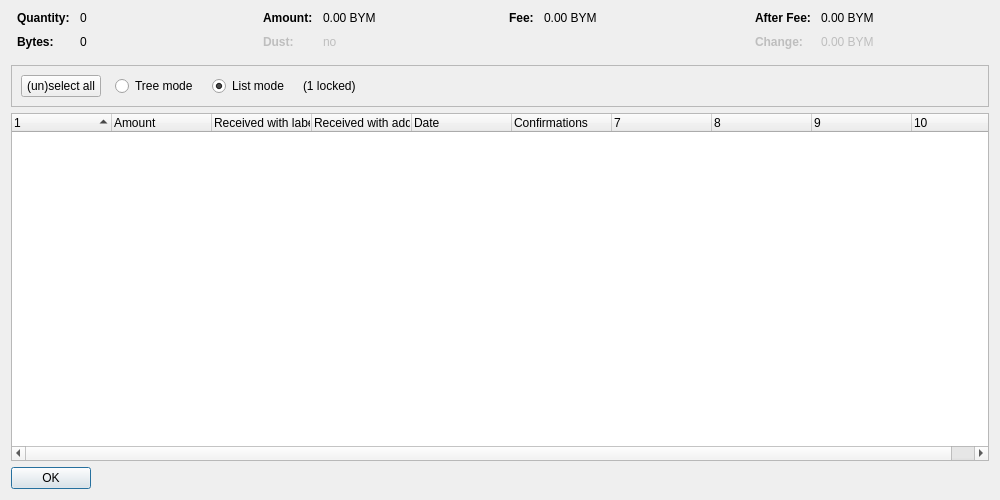
<?xml version="1.0" encoding="UTF-8"?>
<ui version="4.0">
 <class>CoinControlDialog</class>
 <widget class="QDialog" name="CoinControlDialog">
  <property name="geometry">
   <rect>
    <x>0</x>
    <y>0</y>
    <width>1000</width>
    <height>500</height>
   </rect>
  </property>
  <property name="windowTitle">
   <string>Coin Selection</string>
  </property>
  <layout class="QVBoxLayout" name="verticalLayout">
   <item>
    <layout class="QHBoxLayout" name="horizontalLayoutTop" stretch="0,0,0,0">
     <property name="topMargin">
      <number>0</number>
     </property>
     <property name="bottomMargin">
      <number>10</number>
     </property>
     <item>
      <layout class="QFormLayout" name="formLayoutCoinControl1">
       <property name="horizontalSpacing">
        <number>10</number>
       </property>
       <property name="verticalSpacing">
        <number>10</number>
       </property>
       <property name="leftMargin">
        <number>6</number>
       </property>
       <property name="rightMargin">
        <number>6</number>
       </property>
       <item row="0" column="0">
        <widget class="QLabel" name="labelCoinControlQuantityText">
         <property name="font">
          <font>
           <weight>75</weight>
           <bold>true</bold>
          </font>
         </property>
         <property name="text">
          <string>Quantity:</string>
         </property>
        </widget>
       </item>
       <item row="0" column="1">
        <widget class="QLabel" name="labelCoinControlQuantity">
         <property name="cursor">
          <cursorShape>IBeamCursor</cursorShape>
         </property>
         <property name="contextMenuPolicy">
          <enum>Qt::ActionsContextMenu</enum>
         </property>
         <property name="text">
          <string notr="true">0</string>
         </property>
         <property name="textInteractionFlags">
          <set>Qt::LinksAccessibleByMouse|Qt::TextSelectableByKeyboard|Qt::TextSelectableByMouse</set>
         </property>
        </widget>
       </item>
       <item row="1" column="0">
        <widget class="QLabel" name="labelCoinControlBytesText">
         <property name="font">
          <font>
           <weight>75</weight>
           <bold>true</bold>
          </font>
         </property>
         <property name="text">
          <string>Bytes:</string>
         </property>
        </widget>
       </item>
       <item row="1" column="1">
        <widget class="QLabel" name="labelCoinControlBytes">
         <property name="cursor">
          <cursorShape>IBeamCursor</cursorShape>
         </property>
         <property name="contextMenuPolicy">
          <enum>Qt::ActionsContextMenu</enum>
         </property>
         <property name="text">
          <string notr="true">0</string>
         </property>
         <property name="textInteractionFlags">
          <set>Qt::LinksAccessibleByMouse|Qt::TextSelectableByKeyboard|Qt::TextSelectableByMouse</set>
         </property>
        </widget>
       </item>
      </layout>
     </item>
     <item>
      <layout class="QFormLayout" name="formLayoutCoinControl2">
       <property name="horizontalSpacing">
        <number>10</number>
       </property>
       <property name="verticalSpacing">
        <number>10</number>
       </property>
       <property name="leftMargin">
        <number>6</number>
       </property>
       <property name="rightMargin">
        <number>6</number>
       </property>
       <item row="0" column="0">
        <widget class="QLabel" name="labelCoinControlAmountText">
         <property name="font">
          <font>
           <weight>75</weight>
           <bold>true</bold>
          </font>
         </property>
         <property name="text">
          <string>Amount:</string>
         </property>
        </widget>
       </item>
       <item row="0" column="1">
        <widget class="QLabel" name="labelCoinControlAmount">
         <property name="cursor">
          <cursorShape>IBeamCursor</cursorShape>
         </property>
         <property name="contextMenuPolicy">
          <enum>Qt::ActionsContextMenu</enum>
         </property>
         <property name="text">
          <string notr="true">0.00 BYM</string>
         </property>
         <property name="textInteractionFlags">
          <set>Qt::LinksAccessibleByMouse|Qt::TextSelectableByKeyboard|Qt::TextSelectableByMouse</set>
         </property>
        </widget>
       </item>
       <item row="1" column="0">
        <widget class="QLabel" name="labelCoinControlLowOutputText">
         <property name="enabled">
          <bool>false</bool>
         </property>
         <property name="font">
          <font>
           <weight>75</weight>
           <bold>true</bold>
          </font>
         </property>
         <property name="text">
          <string>Dust:</string>
         </property>
        </widget>
       </item>
       <item row="1" column="1">
        <widget class="QLabel" name="labelCoinControlLowOutput">
         <property name="enabled">
          <bool>false</bool>
         </property>
         <property name="cursor">
          <cursorShape>IBeamCursor</cursorShape>
         </property>
         <property name="contextMenuPolicy">
          <enum>Qt::ActionsContextMenu</enum>
         </property>
         <property name="text">
          <string notr="true">no</string>
         </property>
         <property name="textInteractionFlags">
          <set>Qt::LinksAccessibleByMouse|Qt::TextSelectableByKeyboard|Qt::TextSelectableByMouse</set>
         </property>
        </widget>
       </item>
      </layout>
     </item>
     <item>
      <layout class="QFormLayout" name="formLayoutCoinControl3">
       <property name="horizontalSpacing">
        <number>10</number>
       </property>
       <property name="verticalSpacing">
        <number>10</number>
       </property>
       <property name="leftMargin">
        <number>6</number>
       </property>
       <property name="rightMargin">
        <number>6</number>
       </property>
       <item row="0" column="0">
        <widget class="QLabel" name="labelCoinControlFeeText">
         <property name="font">
          <font>
           <weight>75</weight>
           <bold>true</bold>
          </font>
         </property>
         <property name="text">
          <string>Fee:</string>
         </property>
        </widget>
       </item>
       <item row="0" column="1">
        <widget class="QLabel" name="labelCoinControlFee">
         <property name="cursor">
          <cursorShape>IBeamCursor</cursorShape>
         </property>
         <property name="contextMenuPolicy">
          <enum>Qt::ActionsContextMenu</enum>
         </property>
         <property name="text">
          <string notr="true">0.00 BYM</string>
         </property>
         <property name="textInteractionFlags">
          <set>Qt::LinksAccessibleByMouse|Qt::TextSelectableByKeyboard|Qt::TextSelectableByMouse</set>
         </property>
        </widget>
       </item>
      </layout>
     </item>
     <item>
      <layout class="QFormLayout" name="formLayoutCoinControl4">
       <property name="horizontalSpacing">
        <number>10</number>
       </property>
       <property name="verticalSpacing">
        <number>10</number>
       </property>
       <property name="leftMargin">
        <number>6</number>
       </property>
       <property name="rightMargin">
        <number>6</number>
       </property>
       <item row="0" column="0">
        <widget class="QLabel" name="labelCoinControlAfterFeeText">
         <property name="font">
          <font>
           <weight>75</weight>
           <bold>true</bold>
          </font>
         </property>
         <property name="text">
          <string>After Fee:</string>
         </property>
        </widget>
       </item>
       <item row="0" column="1">
        <widget class="QLabel" name="labelCoinControlAfterFee">
         <property name="cursor">
          <cursorShape>IBeamCursor</cursorShape>
         </property>
         <property name="contextMenuPolicy">
          <enum>Qt::ActionsContextMenu</enum>
         </property>
         <property name="text">
          <string notr="true">0.00 BYM</string>
         </property>
         <property name="textInteractionFlags">
          <set>Qt::LinksAccessibleByMouse|Qt::TextSelectableByKeyboard|Qt::TextSelectableByMouse</set>
         </property>
        </widget>
       </item>
       <item row="1" column="0">
        <widget class="QLabel" name="labelCoinControlChangeText">
         <property name="enabled">
          <bool>false</bool>
         </property>
         <property name="font">
          <font>
           <weight>75</weight>
           <bold>true</bold>
          </font>
         </property>
         <property name="text">
          <string>Change:</string>
         </property>
        </widget>
       </item>
       <item row="1" column="1">
        <widget class="QLabel" name="labelCoinControlChange">
         <property name="enabled">
          <bool>false</bool>
         </property>
         <property name="cursor">
          <cursorShape>IBeamCursor</cursorShape>
         </property>
         <property name="contextMenuPolicy">
          <enum>Qt::ActionsContextMenu</enum>
         </property>
         <property name="text">
          <string notr="true">0.00 BYM</string>
         </property>
         <property name="textInteractionFlags">
          <set>Qt::LinksAccessibleByMouse|Qt::TextSelectableByKeyboard|Qt::TextSelectableByMouse</set>
         </property>
        </widget>
       </item>
      </layout>
     </item>
    </layout>
   </item>
   <item>
    <widget class="QFrame" name="frame">
     <property name="minimumSize">
      <size>
       <width>0</width>
       <height>40</height>
      </size>
     </property>
     <property name="frameShape">
      <enum>QFrame::StyledPanel</enum>
     </property>
     <property name="frameShadow">
      <enum>QFrame::Sunken</enum>
     </property>
     <layout class="QHBoxLayout" name="horizontalLayout">
      <item>
       <layout class="QHBoxLayout" name="horizontalLayoutPanel" stretch="0,0,0,0,0">
        <property name="spacing">
         <number>14</number>
        </property>
        <item>
         <widget class="QPushButton" name="pushButtonSelectAll">
          <property name="sizePolicy">
           <sizepolicy hsizetype="Maximum" vsizetype="Fixed">
            <horstretch>0</horstretch>
            <verstretch>0</verstretch>
           </sizepolicy>
          </property>
          <property name="text">
           <string>(un)select all</string>
          </property>
          <property name="autoDefault">
           <bool>false</bool>
          </property>
         </widget>
        </item>
        <item>
         <widget class="QRadioButton" name="radioTreeMode">
          <property name="sizePolicy">
           <sizepolicy hsizetype="Maximum" vsizetype="Fixed">
            <horstretch>0</horstretch>
            <verstretch>0</verstretch>
           </sizepolicy>
          </property>
          <property name="text">
           <string>Tree mode</string>
          </property>
         </widget>
        </item>
        <item>
         <widget class="QRadioButton" name="radioListMode">
          <property name="sizePolicy">
           <sizepolicy hsizetype="Maximum" vsizetype="Fixed">
            <horstretch>0</horstretch>
            <verstretch>0</verstretch>
           </sizepolicy>
          </property>
          <property name="text">
           <string>List mode</string>
          </property>
          <property name="checked">
           <bool>true</bool>
          </property>
         </widget>
        </item>
        <item>
         <widget class="QLabel" name="labelLocked">
          <property name="text">
           <string notr="true">(1 locked)</string>
          </property>
         </widget>
        </item>
        <item>
         <spacer name="horizontalSpacer">
          <property name="orientation">
           <enum>Qt::Horizontal</enum>
          </property>
          <property name="sizeHint" stdset="0">
           <size>
            <width>40</width>
            <height>20</height>
           </size>
          </property>
         </spacer>
        </item>
       </layout>
      </item>
     </layout>
    </widget>
   </item>
   <item>
    <widget class="CoinControlTreeWidget" name="treeWidget">
     <property name="contextMenuPolicy">
      <enum>Qt::CustomContextMenu</enum>
     </property>
     <property name="sortingEnabled">
      <bool>false</bool>
     </property>
     <property name="columnCount">
      <number>10</number>
     </property>
     <attribute name="headerShowSortIndicator" stdset="0">
      <bool>true</bool>
     </attribute>
     <attribute name="headerStretchLastSection">
      <bool>false</bool>
     </attribute>
     <column>
      <property name="text">
       <string/>
      </property>
     </column>
     <column>
      <property name="text">
       <string>Amount</string>
      </property>
     </column>
     <column>
      <property name="text">
       <string>Received with label</string>
      </property>
     </column>
     <column>
      <property name="text">
       <string>Received with address</string>
      </property>
     </column>
     <column>
      <property name="text">
       <string>Date</string>
      </property>
     </column>
     <column>
      <property name="text">
       <string>Confirmations</string>
      </property>
      <property name="toolTip">
       <string>Confirmed</string>
      </property>
     </column>
     <column>
      <property name="text">
       <string/>
      </property>
     </column>
     <column>
      <property name="text">
       <string/>
      </property>
     </column>
     <column>
      <property name="text">
       <string/>
      </property>
     </column>
     <column>
      <property name="text">
       <string/>
      </property>
     </column>
    </widget>
   </item>
   <item>
    <widget class="QDialogButtonBox" name="buttonBox">
     <property name="sizePolicy">
      <sizepolicy hsizetype="Maximum" vsizetype="Fixed">
       <horstretch>0</horstretch>
       <verstretch>0</verstretch>
      </sizepolicy>
     </property>
     <property name="orientation">
      <enum>Qt::Horizontal</enum>
     </property>
     <property name="standardButtons">
      <set>QDialogButtonBox::Ok</set>
     </property>
    </widget>
   </item>
  </layout>
 </widget>
 <customwidgets>
  <customwidget>
   <class>CoinControlTreeWidget</class>
   <extends>QTreeWidget</extends>
   <header>coincontroltreewidget.h</header>
  </customwidget>
 </customwidgets>
 <resources/>
 <connections/>
</ui>
